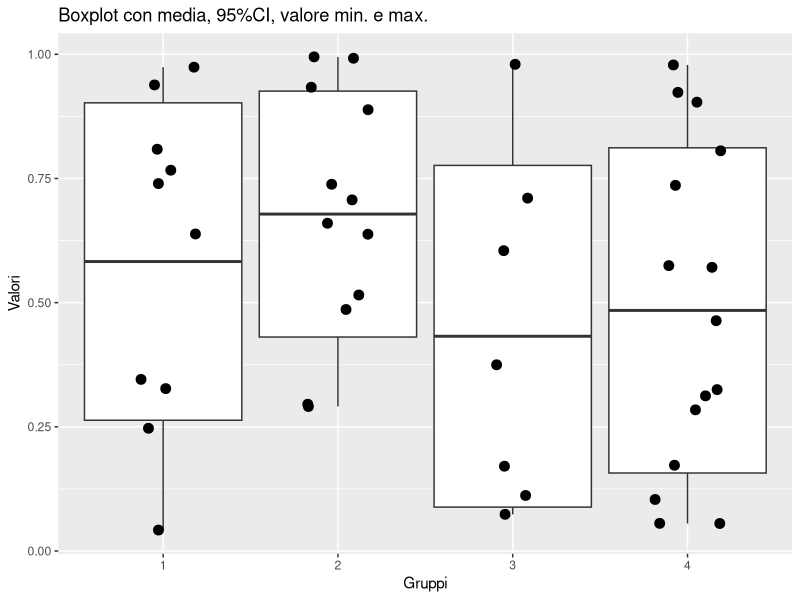

This figure's R source:
library(ggplot2)

# create fictitious data
a <- runif(10)
b <- runif(12)
c <- runif(7)
d <- runif(15)

# data groups
group <- factor(rep(1:4, c(10, 12, 7, 15)))

# dataframe
mydata <- data.frame(c(a,b,c,d), group)
names(mydata) <- c("value", "group")

# function for computing mean, DS, max and min values
min.mean.sd.max <- function(x) {
  r <- c(min(x), mean(x) - sd(x), mean(x), mean(x) + sd(x), max(x))
  names(r) <- c("ymin", "lower", "middle", "upper", "ymax")
  r
}

# ggplot code
p1 <- ggplot(aes(y = value, x = factor(group)), data = mydata)
p1 <- p1 + stat_summary(fun.data = min.mean.sd.max, geom = "boxplot") + geom_jitter(position=position_jitter(width=.2), size=3) + ggtitle("Boxplot con media, 95%CI, valore min. e max.") + xlab("Gruppi") + ylab("Valori")